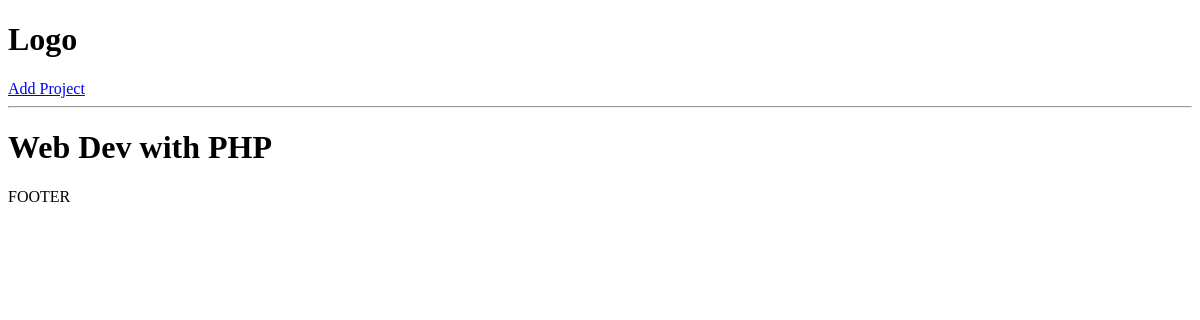
The app's page /project/36c096e7-208b-4b8c-93f0-55944f36fb85/, older data.
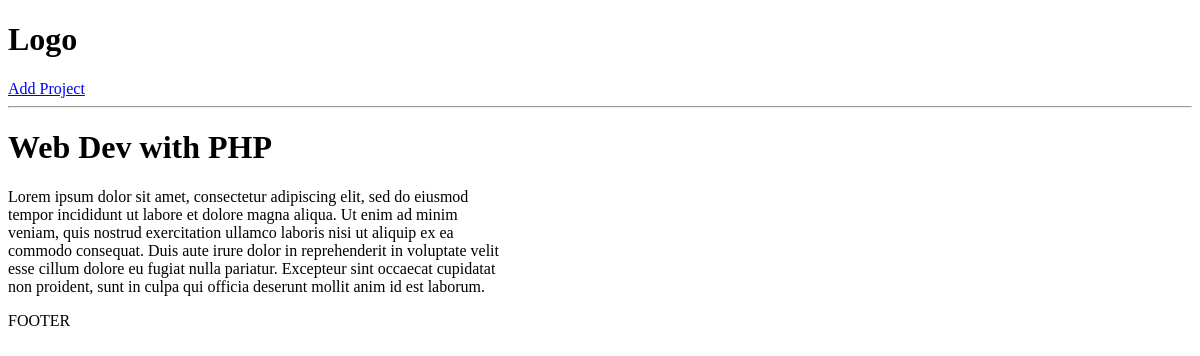
The same page, newer data.
### projects/models.py (models this page shows, shortened)
class Project(models.Model):
    title = models.CharField(max_length=200)
    description = models.TextField(null=True, blank=True)
    demo_link = models.CharField(max_length=2000, null=True, blank=True)
    source_link = models.CharField(max_length=2000, null=True, blank=True)
    created = models.DateTimeField(auto_now_add=True)
    id = models.UUIDField(default=uuid.uuid4, unique=True, primary_key=True, editable=False)
    tags = models.ManyToManyField('Tag', blank=True)
    vote_total = models.IntegerField(default=0, null=True, blank=True)
    vote_ratio = models.IntegerField(default=0, null=True, blank=True)

### projects/views.py (the view)
# urls.py: path('project/<str:pk>/', views.project, name='project'),
def project(request, pk):
    result = Project.objects.get(id=pk)
    return render(request, 'single-project.html',
                  {'project': result})

### projects/templates/single-project.html (shortened to what this page needs)
{% extends 'base.html' %}
{% block content %}
<h1>{{project.title}}</h1>
<p style="width: 500px">{{project.description}}</p>
{% endblock %}

Row changes from the older to the newer data that the page shows:
changed Project "Web Dev with PHP": description (not shown) → "Lorem ipsum dolor sit amet, consectetur adipiscing elit, sed do eiusmod tempor incididunt ut labore et dolore magna aliqua. Ut enim ad minim veniam, quis nostrud exercitation ullamco laboris nisi ut aliquip ex ea commodo consequat. Duis aute irure dolor in reprehenderit in voluptate velit esse cillum dolore eu fugiat nulla pariatur. Excepteur sint occaecat cupidatat non proident, sunt in culpa qui officia deserunt mollit anim id est laborum."
